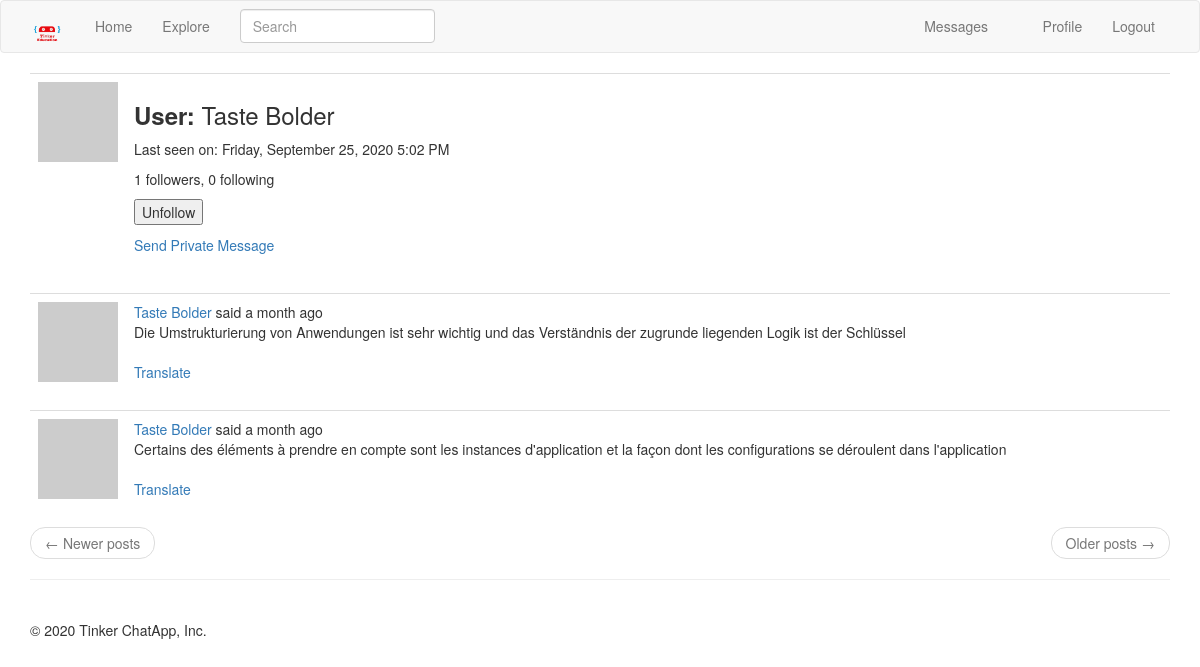
Before: /main/profile/Taste Bolder (signed in) with the older database file.
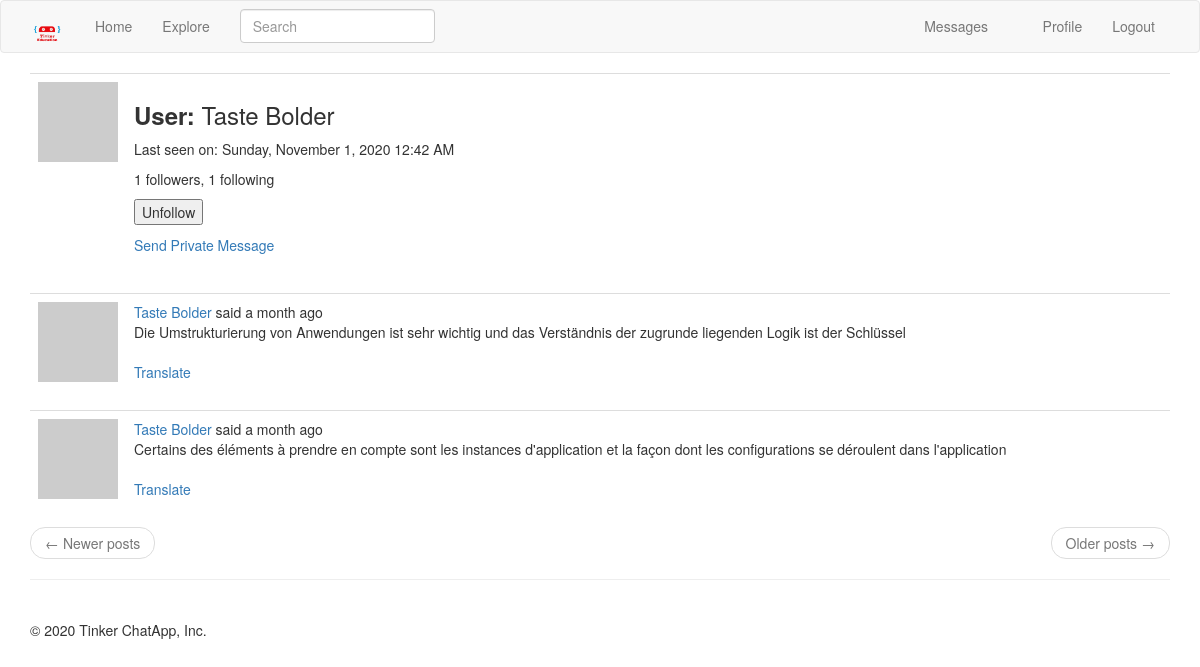
After: the same page with the newer database file.
### app/models.py (models this page shows, shortened)
class User( UserMixin ,db.Model):
    id = db.Column(db.Integer, primary_key = True)
    username = db.Column(db.String(64), unique = True, index = True)
    email = db.Column(db.String(120), unique = True, index = True)
    password_hash = db.Column(db.String(128))
    posts = db.relationship('Post', backref = 'author', lazy = 'dynamic')
    about_me = db.Column(db.String(140))
    last_seen = db.Column(db.DateTime, default = datetime.utcnow)
    messages_sent = db.relationship('Message', foreign_keys='Message.sender_id', backref='author', lazy = 'dynamic')
    messages_received = db.relationship('Message', foreign_keys='Message.recipient_id', backref='recipient', lazy='dynamic')
    last_message_read_time = db.Column(db.DateTime) # the last time the user visited the messages page
    notificaions = db.relationship('Notification', backref='user', lazy='dynamic')
    followed = db.relationship(
        'User',
        secondary = followers,
        primaryjoin = (followers.c.follower_id == id),
        secondaryjoin = (followers.c.followed_id == id),
        backref = db.backref('followers', lazy = 'dynamic'),
        lazy = 'dynamic'
    )
    def avatar(self, size):
        digest = md5(self.email.lower().encode('utf-8')).hexdigest()
        return 'https://www.gravatar.com/avatar/{}?d=identicon&s={}'.format(digest, size)
    def is_following(self, user):
        return self.followed.filter(followers.c.followed_id == user.id).count() > 0
    def new_messages(self):
        last_read_time = self.last_message_read_time or datetime(1900, 1, 1)
        return Message.query.filter_by(recipient=self).filter(
            Message.timestamp > last_read_time
        ).count()

### app/main/routes.py (the view)
@bp.route('/profile/<username>')
@login_required
def profile(username):
    user = User.query.filter_by(username = username).first_or_404()
    form = EmptyForm()
    page = request.args.get('page', 1, type=int)
    posts = user.posts.order_by(Post.timestamp.desc()).paginate(
        page, current_app.config['POSTS_PER_PAGE'], False
    )
    next_url = url_for('main.profile', username = username, page = posts.next_num) \
        if posts.has_next else None
    prev_url = url_for('main.profile', username = username, page = posts.prev_num) \
        if posts.has_prev else None
    return render_template('main/profile.html', title = _('Profile'), user = user, form = form, posts = posts.items, next_url = next_url, prev_url = prev_url)

### app/main/forms.py
class SearchForm(FlaskForm):
    q = StringField(_('Search'), validators = [DataRequired()])
    def __init__(self, *args, **kwargs):
        if 'formdata' not in kwargs:
            kwargs['formdata'] = request.args
        if 'csrf_enabled' not in kwargs:
            kwargs['csrf_enabled'] = False
        super(SearchForm, self).__init__(*args, **kwargs)

class EmptyForm(FlaskForm):
    submit = SubmitField('Submit')

### app/main/routes.py (called while the page is built)
@bp.before_app_request
def before_request():
    if current_user.is_authenticated:
        current_user.last_seen = datetime.utcnow()
        db.session.commit()
        g.search_form= SearchForm()
    g.locale = str(get_locale())

### app/models.py (called while the page is built)
@login.user_loader
def load_user(id):
    return User.query.get(int(id))

    @classmethod
    def before_commit(cls, session):
        session._changes = {
            'add': list(session.new),
            'update': list(session.dirty),
            'delete': list(session.deleted)
        }

### app/templates/main/profile.html (shortened to what this page needs)
{% extends 'main/base.html' %}
{% import 'bootstrap/wtf.html' as wtf %}
{% block app_content %}
    <table class="table">
        <tr valign = 'top'>
            <td width = '70px'>
                <img src="{{ user.avatar(128) }}">
            </td>
            <td>
                <h3><b>{{ _('User') }}: </b>{{ user.username }}</h3>
                {% if user.last_seen %}<p>{{ _('Last seen on') }}: {{ moment(user.last_seen).format('LLLL') }}</p>{% endif %}
                <p>{{ user.followers.count() }} followers, {{ user.followed.count() }} following</p>
                {% if user == current_user %}
                    <a href="{{ url_for('main.edit_profile') }}">{{ _('Edit Your Profile') }}</a>
                {% else %}
                    <p>
                        <form action="{{ url_for('main.unfollow', username = user.username) }}" method="POST">
                            {{ form.submit(value='Unfollow') }}
                        </form>
                    </p>
                {% endif %}
                {% if user != current_user %}
                    <p>
                        <a href="{{ url_for('main.send_message', recipient = user.username) }}">
                            {{ _('Send Private Message') }}
                        </a>
                    </p>
                {% endif %}
            </td>
        </tr>
    </table>
    {% for post in posts %}
        {% include 'main/_posts.html' %}
    {% endfor %}
    <nav aria-label="...">
        <ul class="pager">
            <li class="previous{% if not prev_url %} disabled{% endif %}">
                <a href="{{ prev_url or '#' }}">
                    <span aria-hidden="true">&larr;</span> {{ _('Newer posts') }}
                </a>
            </li>
            <li class="next{% if not next_url %} disabled{% endif %}">
                <a href="{{ next_url or '#' }}">
                    {{ _('Older posts') }} <span aria-hidden="true">&rarr;</span>
                </a>
            </li>
        </ul>
    </nav>
{% endblock %}

Changed rows visible on the page:
changed User "Taste Bolder": last_seen "Friday, September 25, 2020 5:02 PM" → "Sunday, November 1, 2020 12:42 AM"
Other visible differences:
{{ user.followed.count() }}: "0" → "1"
